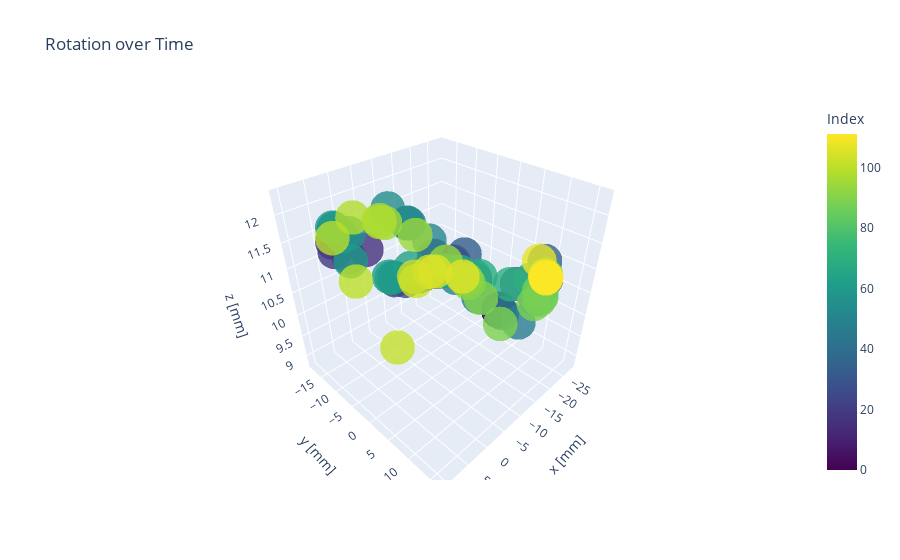

Notebook code cell kept with this figure:
### Code cell
a = 0
b = 1

measured2D = go.Scatter3d(x=locpred[:,a], y=locpred[:,b], z=locpred[:,2], mode='markers', marker=dict(
        size=12,
        color=np.array(range(len(locpred[:,a]))),                # set color to an array/list of desired values
        colorbar=dict(
            title="Index"
        ),
        colorscale='Viridis',   # choose a colorscale
        opacity=0.8
    ))
#calc2D = go.Scatter(x=locact[:,a], y=locact[:,b], mode='markers')
layout = go.Layout(title='Rotation over Time', scene=dict(xaxis_title='x [mm]', yaxis_title='y [mm]', zaxis_title='z [mm]'))
fig2 = go.Figure(data=[measured2D], layout=layout)
fig2.update_yaxes(scaleanchor='x')
fig2.show()
